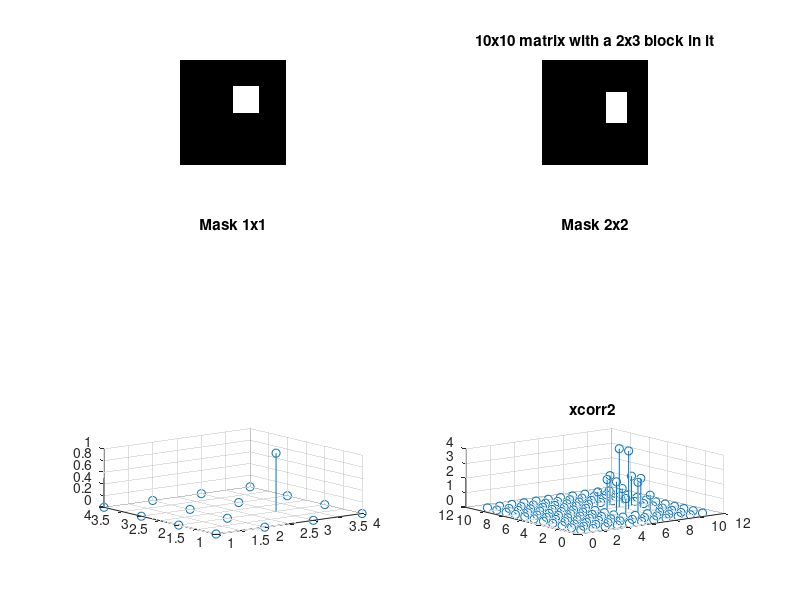

Source code (MATLAB):
%% 2D crosscorlation test
clear; close all; clc

I = zeros (4);  %create a simple 4x4 matrix with zeroes
I(2,3) = 1;     % set one of them to 1
subplot(3,2,1);
imshow (I);

M = ones (1);   % create a mask
subplot(3,2,3);
imshow(M);
title('Mask 1x1');

D = xcorr2(I,M);% cross corelate the matrix whit the mask
subplot(3,2,5);
stem3(D);

I2 = zeros (10);
I2(4:6,7:8) = 1;
subplot(3,2,2)
imshow(I2);
title('10x10 matrix with a 2x3 block in it');

M2 = ones(2);
subplot(3,2,4);
imshow(M2);
title('Mask 2x2');

D2 = xcorr2(I2,M2);
subplot (3,2,6);
stem3(D2);
title('xcorr2 ');

%surf (X,Y,Z,CO)
